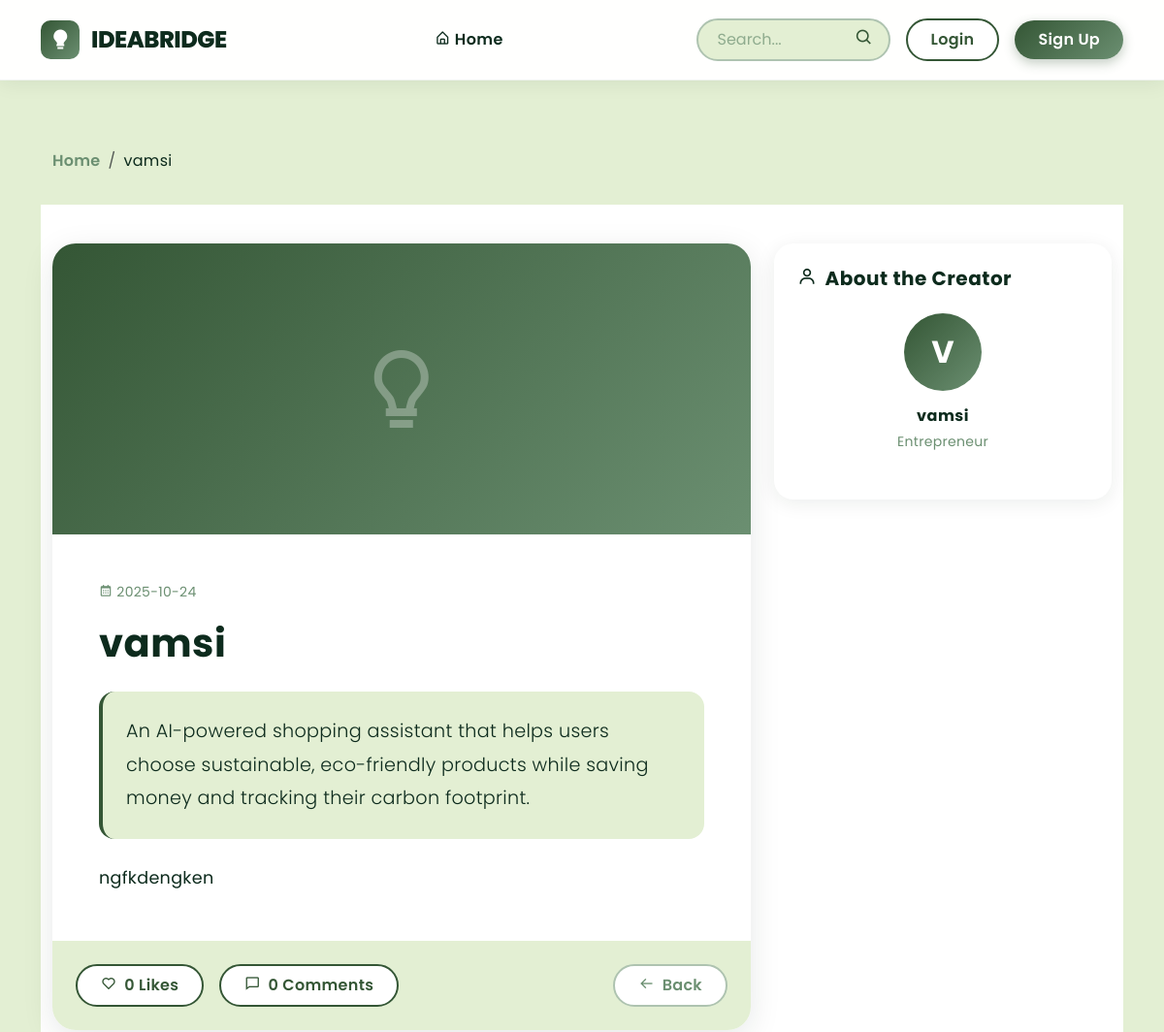
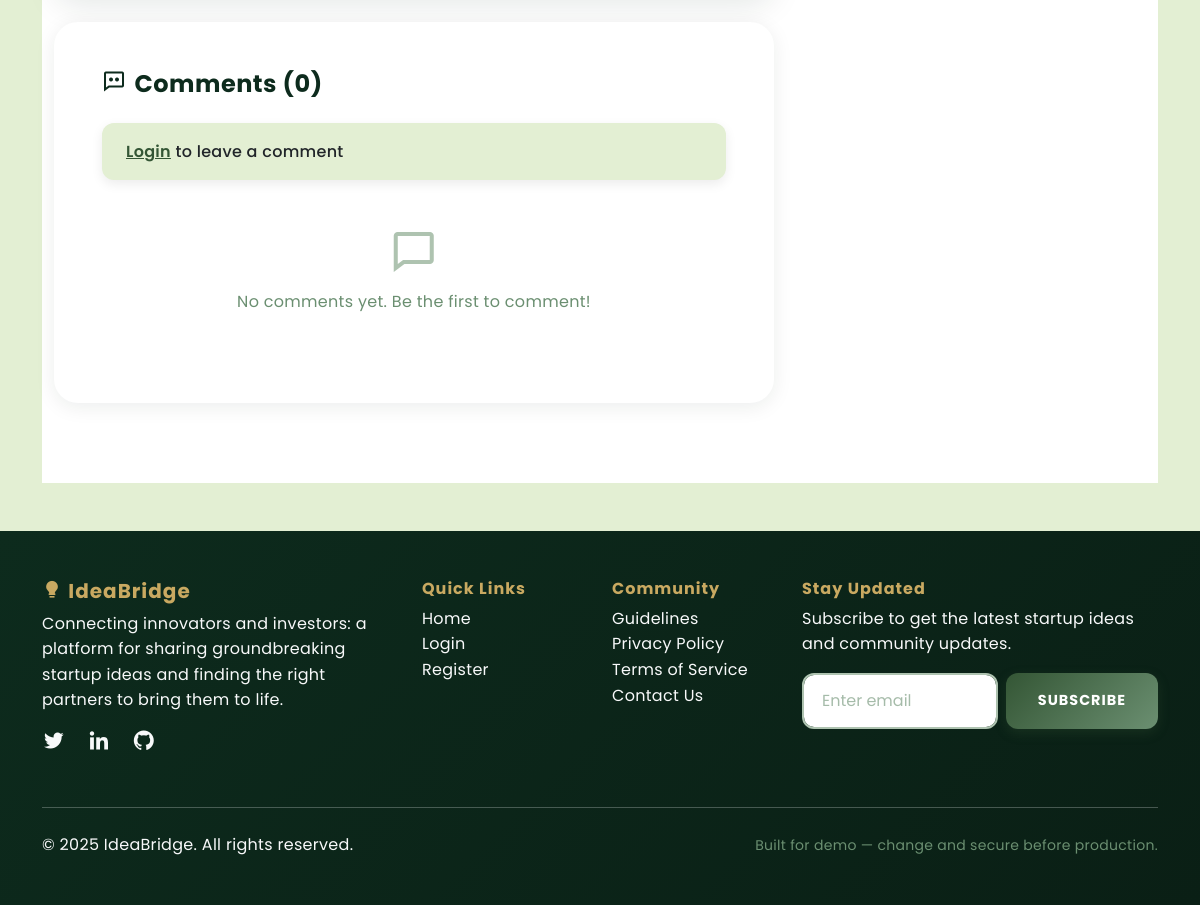
The page /pitch/9 on the database its author committed (2 pictures, top to bottom).
### tables this page shows
CREATE TABLE pitches (id INTEGER PRIMARY KEY AUTOINCREMENT, title TEXT NOT NULL, summary TEXT, content TEXT NOT NULL, author_id INTEGER, created_at TEXT, category TEXT, tags TEXT, image TEXT, funding_goal TEXT, stage TEXT, team_size TEXT, location TEXT, website TEXT, demo_url TEXT, looking_for TEXT, FOREIGN KEY(author_id) REFERENCES users(id));

CREATE TABLE users (id INTEGER PRIMARY KEY AUTOINCREMENT, username TEXT UNIQUE NOT NULL, password_hash TEXT NOT NULL, role TEXT NOT NULL DEFAULT "user", created_at TEXT);

### app.py (the view)
@app.route('/pitch/<int:pitch_id>')
def pitch(pitch_id):
    p = query_db('SELECT p.*, u.username, u.id as author_user_id FROM pitches p JOIN users u ON p.author_id = u.id WHERE p.id = ?', [pitch_id], one=True)
    if p is None:
        return "Pitch not found", 404
    like_count = query_db('SELECT COUNT(*) as count FROM likes WHERE pitch_id = ?', [pitch_id], one=True)['count']
    user_liked = False
    if session.get('user_id'):
        user_liked = query_db('SELECT * FROM likes WHERE pitch_id = ? AND user_id = ?',
                             [pitch_id, session['user_id']], one=True) is not None
    comments = query_db('''SELECT c.*, u.username
                          FROM comments c
                          JOIN users u ON c.user_id = u.id
                          WHERE c.pitch_id = ?
                          ORDER BY c.created_at DESC''', [pitch_id])
    return render_template('pitch.html', p=p, like_count=like_count, user_liked=user_liked, comments=comments)

### app.py (called while the page is built)
def get_db():
    db = getattr(g, '_database', None)
    if db is None:
        db = g._database = sqlite3.connect(DB_PATH)
        db.row_factory = sqlite3.Row
    return db

@app.teardown_appcontext
def close_connection(exception):
    db = getattr(g, '_database', None)
    if db is not None:
        db.close()

def query_db(query, args=(), one=False):
    cur = get_db().execute(query, args)
    rv = cur.fetchall()
    cur.close()
    return (rv[0] if rv else None) if one else rv

### templates/pitch.html (shortened to what this page needs)
{% extends "base.html" %}
{% block content %}
<div class="container" style="padding-top: 30px;">
  <nav aria-label="breadcrumb">
    <ol class="breadcrumb" style="background: transparent;">
      <li class="breadcrumb-item"><a href="{{ url_for('index') }}" style="color: #6B8F71;">Home</a></li>
      <li class="breadcrumb-item active" style="color: #0D2B1D;">{{ p['title'][:50] }}{% if p['title']|length > 50 %}...{% endif %}</li>
    </ol>
  </nav>
</div>
<section style="padding: 40px 0 80px; background: white;">
  <div class="container">
    <div class="row g-4">
      <div class="col-lg-8">
        <div class="card border-0" style="border-radius: 24px; overflow: hidden; box-shadow: 0 8px 32px rgba(13, 43, 29, 0.1);">
          {% if p.image and p.image != 'None' %}
          <div style="height: 400px; overflow: hidden; background: linear-gradient(135deg, #E3EFD3 0%, #AEC3B0 100%);">
            <img src="{{ url_for('static', filename='uploads/' + p.image) }}" alt="{{ p['title'] }}" style="width: 100%; height: 100%; object-fit: cover;">
          </div>
          {% else %}
          <div style="height: 300px; background: linear-gradient(135deg, #345635 0%, #6B8F71 100%); display: flex; align-items: center; justify-content: center;">
            <i class='bx bx-bulb' style="font-size: 6rem; color: white; opacity: 0.3;"></i>
          </div>
          {% endif %}
          <div class="card-body p-5">
            <div class="d-flex align-items-center mb-3">
              <small class="text-muted">
                <i class='bx bx-calendar me-1'></i>{{ p['created_at'][:10] if p['created_at'] }}
              </small>
            </div>
            <h1 class="fw-bold mb-4" style="color: #0D2B1D; font-size: 2.5rem; line-height: 1.3;">{{ p['title'] }}</h1>
            {% if p['summary'] %}
            <div class="p-4 mb-4" style="background: #E3EFD3; border-radius: 16px; border-left: 4px solid #345635;">
              <p class="lead mb-0" style="color: #0D2B1D; font-size: 1.2rem; line-height: 1.8;">{{ p['summary'] }}</p>
            </div>
            {% endif %}
            <div style="line-height: 1.9; font-size: 1.1rem; color: #0D2B1D;">
              {{ p['content'] | replace('\n', '<br>') | safe }}
            </div>
          </div>
          <div class="card-footer p-4" style="background: #E3EFD3; border-top: none;">
            <div class="d-flex justify-content-between align-items-center">
              <div class="d-flex gap-3">
                {% if session.get('user_id') %}
                <form action="{{ url_for('like_pitch', pitch_id=p['id']) }}" method="POST" style="display: inline;" id="likeForm">
                  <button type="submit" class="btn px-4 py-2" style="background: {% if user_liked %}linear-gradient(135deg, #345635, #6B8F71){% else %}white{% endif %}; color: {% if user_liked %}white{% else %}#345635{% endif %}; border: 2px solid #345635; border-radius: 50px; font-weight: 600;">
                    <i class='bx {% if user_liked %}bxs-heart{% else %}bx-heart{% endif %} me-2'></i><span id="likeCount">{{ like_count }}</span> Likes
                  </button>
                </form>
                {% else %}
                <span class="btn px-4 py-2" style="background: white; color: #345635; border: 2px solid #345635; border-radius: 50px; font-weight: 600;">
                  <i class='bx bx-heart me-2'></i>{{ like_count }} Likes
                </span>
                {% endif %}
                <span class="btn px-4 py-2" style="background: white; color: #345635; border: 2px solid #345635; border-radius: 50px; font-weight: 600;">
                  <i class='bx bx-comment me-2'></i>{{ comments|length }} Comments
                </span>
              </div>
              <a href="{{ url_for('index') }}" class="btn px-4 py-2" style="background: white; color: #6B8F71; border: 2px solid #AEC3B0; border-radius: 50px; font-weight: 600;">
                <i class='bx bx-arrow-back me-2'></i>Back
              </a>
            </div>
          </div>
        </div>
        <div class="card border-0 mt-4" style="border-radius: 24px; box-shadow: 0 4px 20px rgba(13, 43, 29, 0.08);">
          <div class="card-body p-5">
            <h4 class="fw-bold mb-4" style="color: #0D2B1D;">
              <i class='bx bx-comment-dots me-2'></i>Comments ({{ comments|length }})
            </h4>
            {% if session.get('user_id') %}
            <form action="{{ url_for('add_comment', pitch_id=p['id']) }}" method="POST" class="mb-5">
              <div class="mb-3">
                <textarea name="content" class="form-control" rows="3" placeholder="Share your thoughts..." required style="border-radius: 12px; border: 2px solid #AEC3B0;"></textarea>
              </div>
              <button type="submit" class="btn px-4 py-2" style="background: linear-gradient(135deg, #345635, #6B8F71); color: white; border: none; border-radius: 50px; font-weight: 600;">
                <i class='bx bx-send me-2'></i>Post Comment
              </button>
            </form>
            {% else %}
            <div class="alert mb-4" style="background: #E3EFD3; border: none; border-radius: 12px;">
              <a href="{{ url_for('login') }}" style="color: #345635; font-weight: 600;">Login</a> to leave a comment
            </div>
            {% endif %}
            {% if comments %}
            <div class="comments-list">
              {% for comment in comments %}
              <div class="d-flex mb-4 pb-4" style="border-bottom: 1px solid #E3EFD3;">
                <div style="width: 50px; height: 50px; border-radius: 50%; background: linear-gradient(135deg, #6B8F71, #AEC3B0); display: flex; align-items: center; justify-content: center; flex-shrink: 0; margin-right: 16px;">
                  <span class="fw-bold" style="color: white; font-size: 1.2rem;">{{ comment['username'][0].upper() }}</span>
                </div>
                <div class="flex-grow-1">
                  <div class="d-flex justify-content-between align-items-start mb-2">
                    <div>
                      <h6 class="mb-0 fw-bold" style="color: #0D2B1D;">{{ comment['username'] }}</h6>
                      <small class="text-muted">
                        <i class='bx bx-time-five me-1'></i>{{ comment['created_at'][:16] }}
                      </small>
                    </div>
                    {% if session.get('user_id') == comment['user_id'] %}
                    <form action="{{ url_for('delete_comment', comment_id=comment['id']) }}" method="POST" style="display: inline;">
                      <button type="submit" class="btn btn-sm" style="color: #C9A961;" onclick="return confirm('Delete this comment?')">
                        <i class='bx bx-trash'></i>
                      </button>
                    </form>
                    {% endif %}
                  </div>
                  <p class="mb-0" style="color: #0D2B1D; line-height: 1.6;">{{ comment['content'] }}</p>
                </div>
              </div>
              {% endfor %}
            </div>
            {% else %}
            <div class="text-center py-4">
              <i class='bx bx-comment' style="font-size: 3rem; color: #AEC3B0;"></i>
              <p class="text-muted mt-2">No comments yet. Be the first to comment!</p>
            </div>
            {% endif %}
          </div>
        </div>
      </div>
      <div class="col-lg-4">
        <div class="card border-0 mb-4" style="border-radius: 20px; box-shadow: 0 4px 20px rgba(13, 43, 29, 0.08);">
          <div class="card-body p-4">
            <h5 class="fw-bold mb-4" style="color: #0D2B1D;">
              <i class='bx bx-user me-2'></i>About the Creator
            </h5>
            <div class="text-center mb-4">
              <div class="d-inline-flex align-items-center justify-content-center mb-3" style="width: 80px; height: 80px; background: linear-gradient(135deg, #345635, #6B8F71); border-radius: 50%;">
                <span class="fw-bold" style="font-size: 2rem; color: white;">{{ p['username'][0].upper() }}</span>
              </div>
              <h6 class="fw-bold mb-1" style="color: #0D2B1D;">{{ p['username'] }}</h6>
              <small class="text-muted">Entrepreneur</small>
            </div>
          </div>
        </div>
      </div>
    </div>
  </div>
</section>
{% endblock %}

### static/style.css (style rules this page uses)
:root { --emerald-deep: #0D2B1D; --emerald-forest: #345635; --emerald-sage: #6B8F71; --emerald-mint: #AEC3B0; --emerald-cream: #E3EFD3; --gold-accent: #C9A961; }
* { margin: 0; padding: 0; box-sizing: border-box; }
body { font-family: 'Poppins', sans-serif; background-color: var(--emerald-cream); color: var(--emerald-deep); line-height: 1.6; letter-spacing: 0.3px; }
.card { border: none; border-radius: 16px; box-shadow: 0 8px 24px rgba(13, 43, 29, 0.08); transition: all 0.4s cubic-bezier(0.4, 0, 0.2, 1); background: #ffffff; overflow: hidden; }
.alert { border-radius: 12px; border: none; padding: 1rem 1.5rem; font-weight: 500; box-shadow: 0 4px 12px rgba(0, 0, 0, 0.08); }
.btn { transition: all 0.3s cubic-bezier(0.4, 0, 0.2, 1); }
.text-muted { color: var(--emerald-sage) !important; }
h1, h2, h3, h4, h5, h6 { color: var(--emerald-deep); font-weight: 700; letter-spacing: 0.5px; }
.breadcrumb { background-color: transparent; padding: 1rem 0; }
.breadcrumb-item a { color: var(--emerald-forest); text-decoration: none; font-weight: 600; }
.breadcrumb-item.active { color: var(--emerald-sage); }
html { scroll-behavior: smooth; }

### rows shown on the page
pitches: title "vamsi", created_at "2025-10-24", summary "An AI-powered shopping assistant that helps users choose sustainable, eco-friendly products while saving money and tracking their carbon footprint.", content "ngfkdengken"
users: username "V", username "vamsi"

### other values the page prints
{{ like_count }} "0"
{{ comments|length }} "0"
